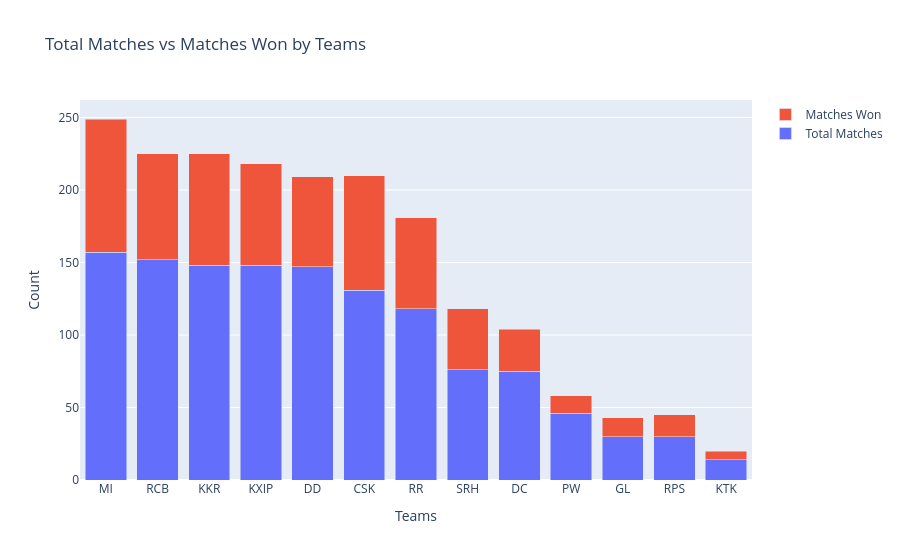

Notebook cell for this chart:
### Code cell
py.init_notebook_mode(connected=True)

matches_played_byteams = pd.concat([
    matches['team1'],
    matches['team2']
])

matches_played_byteams = matches_played_byteams.value_counts().reset_index()
matches_played_byteams.columns = ['Team', 'Total Matches']

wins = matches['winner'].value_counts().reset_index()
wins.columns = ['Team', 'Wins']

matches_played_byteams = matches_played_byteams.merge(
    wins, on='Team', how='left'
)

matches_played_byteams['Wins'].fillna(0, inplace=True)

matches_played_byteams.set_index('Team', inplace=True)

# Create stacked bar chart
trace1 = go.Bar(
    x=matches_played_byteams.index,
    y=matches_played_byteams['Total Matches'],
    name='Total Matches'
)

trace2 = go.Bar(
    x=matches_played_byteams.index,
    y=matches_played_byteams['Wins'],
    name='Matches Won'
)

data = [trace1, trace2]

layout = go.Layout(
    title='Total Matches vs Matches Won by Teams',
    xaxis=dict(title='Teams'),
    yaxis=dict(title='Count'),
    barmode='stack'
)

fig = go.Figure(data=data, layout=layout)

py.iplot(fig, filename='stacked-bar')

### Figure 1 — Plotly figure (JSON) as saved in the notebook; plotly's stock layout.template omitted (floating-point values rounded to 4 significant figures)
{"data": [{"name": "Total Matches", "type": "bar", "x": ["MI", "RCB", "KKR", "KXIP", "DD", "CSK", "RR", "SRH", "DC", "PW", "GL", "RPS", "KTK"], "y": [157, 152, 148, 148, 147, 131, 118, 76, 75, 46, 30, 30, 14]}, {"name": "Matches Won", "type": "bar", "x": ["MI", "RCB", "KKR", "KXIP", "DD", "CSK", "RR", "SRH", "DC", "PW", "GL", "RPS", "KTK"], "y": [92, 73, 77, 70, 62, 79, 63, 42, 29, 12, 13, 15, 6]}], "layout": {"barmode": "stack", "title": {"text": "Total Matches vs Matches Won by Teams"}, "xaxis": {"title": {"text": "Teams"}}, "yaxis": {"title": {"text": "Count"}}}}
